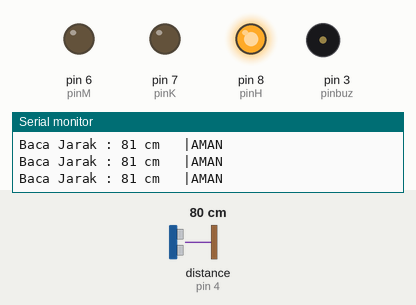
The sketch below on a simulated Arduino Uno, built with avr-gcc and run on an emulated ATmega328P. On the bench: output pins drawn as LEDs (lit = HIGH), buzzer (waves = sounding, pin HIGH), the last lines printed to the serial monitor. The test bench sets the inputs (shaded band); at power-on: distance to the obstacle (sensor on pin 4) 80 cm. The echo pulse lasts 58.3 µs per cm.

Above: at 1.2 s.
1.3 s: distance to the obstacle (sensor on pin 4) set to 65 cm
At 1.9 s:
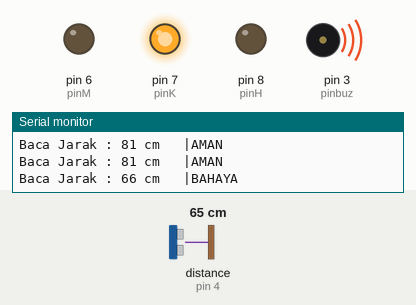
4.3 s: distance to the obstacle (sensor on pin 4) set to 2 cm
At 4.69 s:
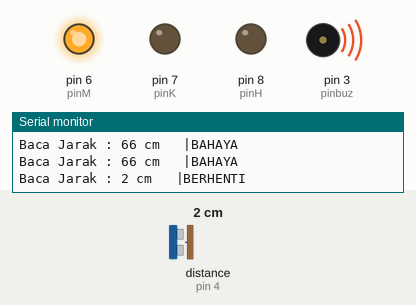
7.3 s: distance to the obstacle (sensor on pin 4) set to 250 cm
At 8.3 s:
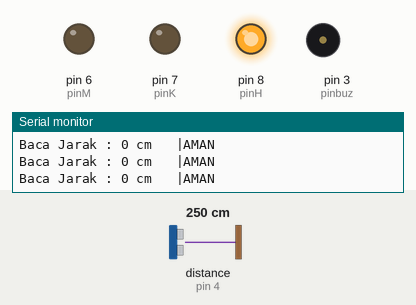
10.3 s: distance to the obstacle (sensor on pin 4) set to 4 cm
At 10.78 s:
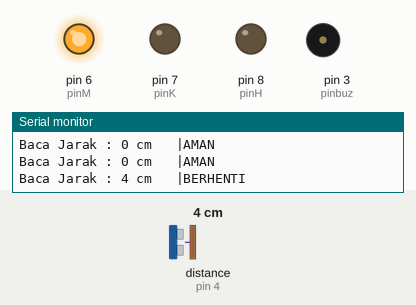
13.3 s: distance to the obstacle (sensor on pin 4) set to 35 cm
At 14.7 s:
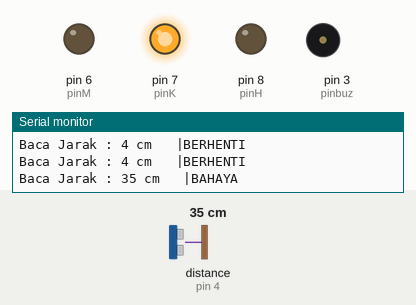
Timing chart, 0 to 17.3 s (numbered marks = the images above; inputs shaded):
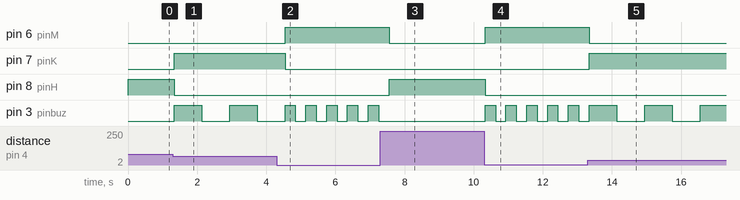

Measured:
- the behaviour switches between 70 and 69 cm on distance to the obstacle (sensor on pin 4) (found by bisection; images 0 and 1)
- after the input at 1.3 s, pin 7 (pinK): LOW → HIGH at once; pin 8 (pinH): HIGH → LOW at once; pin 3 (pinbuz): alternates HIGH for 0.80 s and LOW for 0.80 s, starting at once
- after the input at 4.3 s, pin 6 (pinM): LOW → HIGH after 0.24 s; pin 7 (pinK): HIGH → LOW after 0.24 s; pin 3 (pinbuz): alternates HIGH for 0.30 s and LOW for 0.30 s, starting after 0.54 s
- after the input at 7.3 s, pin 6 (pinM): HIGH → LOW after 0.26 s; pin 8 (pinH): LOW → HIGH after 0.26 s; pin 3 (pinbuz): stops changing and stays LOW
- after the input at 10.3 s, pin 6 (pinM): LOW → HIGH at once; pin 8 (pinH): HIGH → LOW at once; pin 3 (pinbuz): alternates HIGH for 0.30 s and LOW for 0.30 s, starting at once
- after the input at 13.3 s, pin 6 (pinM): HIGH → LOW at once; pin 7 (pinK): LOW → HIGH at once; pin 3 (pinbuz): alternates HIGH for 0.80 s and LOW for 0.80 s, starting after 0.84 s

The sketch:

6._Sensor_Ultrasonic.ino
```cpp
//Download dan masukan Library Onewire dan DalasTemperature
#include <NewPing.h>

//Inisialisasi
int tri = 5;
int echo= 4;
int batas=200;
int pinM=6;
int pinK=7;
int pinH=8;
int pinbuz=3;

NewPing cm(tri,echo,batas);

void setup() {
 Serial.begin(9600);
 pinMode(tri, INPUT);
 pinMode(echo, INPUT);
 pinMode(pinM, OUTPUT);
 pinMode(pinK, OUTPUT);
 pinMode(pinH, OUTPUT);
 pinMode(pinbuz, OUTPUT);
 digitalWrite(pinM, LOW);
 digitalWrite(pinK, LOW);
 digitalWrite(pinH, LOW);
 digitalWrite(pinbuz, LOW);
}

void loop() {
//Baca Sensor/DAta
  int bacaJarak=cm.ping_cm();

//Print Serial
  Serial.print("Baca Jarak : " + String(bacaJarak) + " cm   |");
//Logika Program
  if ( bacaJarak == 0 ) {
    Serial.println("AMAN");
    digitalWrite(pinK, LOW);
    digitalWrite(pinM, LOW);
    digitalWrite(pinH, HIGH);
    digitalWrite(pinbuz, LOW);
  } else if ( bacaJarak < 20 ) {
    Serial.println("BERHENTI");
    digitalWrite(pinM, HIGH);
    digitalWrite(pinK, LOW);
    digitalWrite(pinH, LOW);
    digitalWrite(pinbuz, HIGH);
    delay(300);
    digitalWrite(pinbuz, LOW);
    delay(300);
  } else if ( bacaJarak >= 21 && bacaJarak <= 70 ) {
    Serial.println("BAHAYA");
    digitalWrite(pinK, HIGH);
    digitalWrite(pinM, LOW);
    digitalWrite(pinH, LOW);
    digitalWrite(pinbuz, HIGH);
    delay(800);
    digitalWrite(pinbuz, LOW);
    delay(800);
  } else {
    Serial.println("AMAN");
    digitalWrite(pinK, LOW);
    digitalWrite(pinM, LOW);
    digitalWrite(pinH, HIGH);
    digitalWrite(pinbuz, LOW);
  }
}
```
